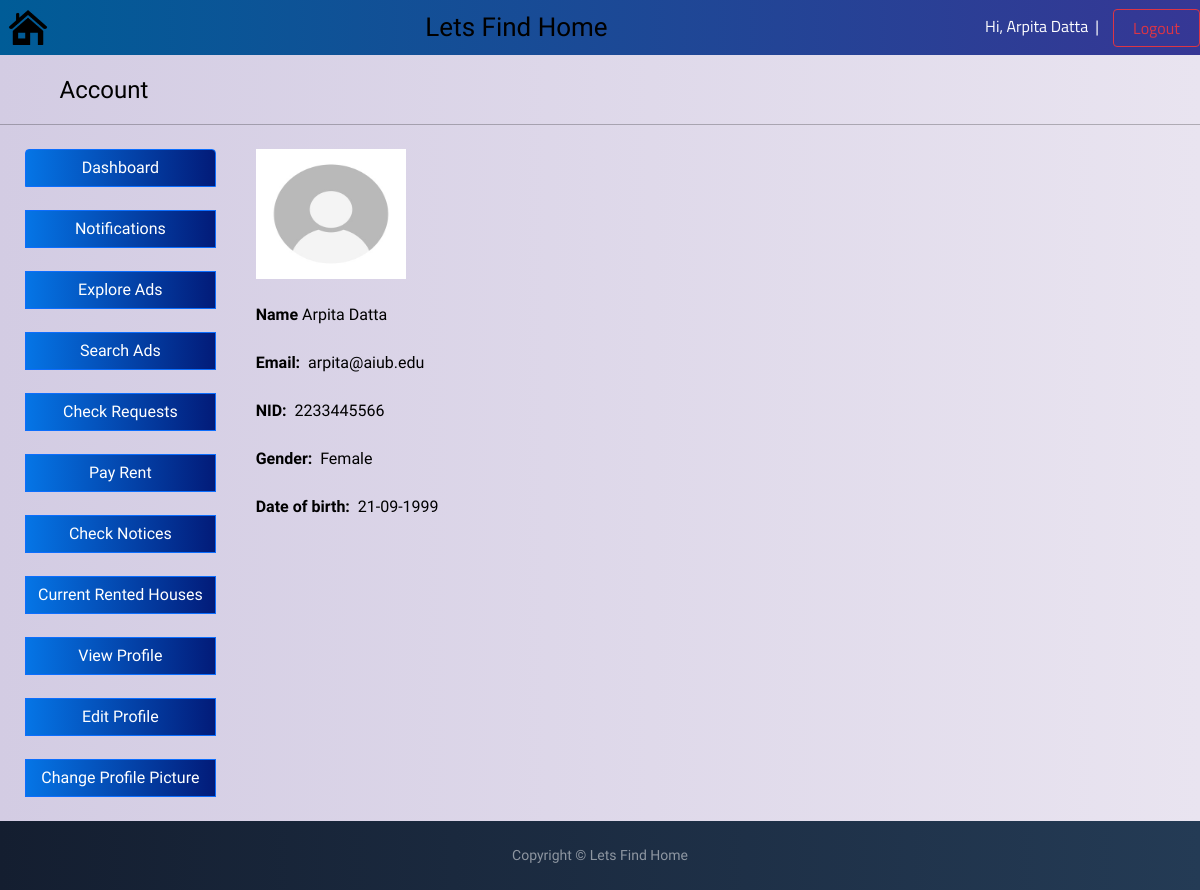
The app's page /Renter/view/viewprofile.php (signed in) with its own data.
### tables this page shows
CREATE TABLE `renters` (
  `name` varchar(40) NOT NULL,
  `email` varchar(40) NOT NULL,
  `nid` varchar(40) NOT NULL,
  `password` varchar(30) NOT NULL,
  `gender` varchar(10) NOT NULL,
  `dob` varchar(30) NOT NULL,
  `Image` varchar(100) NOT NULL
);

### Renter/model/Model.php (called while the page is built, shortened)
<?php
function getUserInfo($data)
{
    $conn = db_conn();
    $selectQuery = "SELECT * FROM `renters` where nid = ?";
    try {
        $stmt = $conn->prepare($selectQuery);
        $stmt->execute([$data["NID"]]);
    } catch (PDOException $e) {
        echo $e->getMessage();
    }
    $row = $stmt->fetch(PDO::FETCH_ASSOC);
    if (!empty($row)) {
        return $row;
    }
}

### Renter/controller/getuserData.php (called while the page is built, shortened)
<?php
include '../model/Model.php';
class getDataFromFile{
    function checkFromFiles($data){
        return getUserInfo($data);
    }
}
?>

### Renter/view/viewprofile.php (the view, shortened to what this page needs)
<?php
$name = $email =$un=$gender=$pass=$Cpass=$dob=$nid="";
if (isset($_SESSION["NID"])) {
    $data = array(
        'NID' => $_SESSION["NID"],
    );
    require_once '../controller/getuserData.php';
    $editprofile=new getDataFromFile($data);
    $renter=$editprofile->checkFromFiles($data);
    $dob=$renter['dob'];
}
?>
 <?php
 include '../header.php';
   ?>
<html>
<head>
    <link href="https://cdn.jsdelivr.net/npm/bootstrap@5.1.3/dist/css/bootstrap.min.css" rel="stylesheet">
    <link rel="stylesheet" href="../css/dashboard_styles.css">
</head>
<body class="bd">
    <br><br><br>
    <legend>&nbsp; &nbsp; &nbsp; &nbsp;&nbsp; &nbsp;Account<hr></legend>
       <div style="display: flex;">
        <div>
            <?php
         include "menu.php";
         ?>
        </div>
            <div style="display: inline-block; padding-left: 40px;">
            <form method="POST" action="<?php echo htmlspecialchars($_SERVER["PHP_SELF"]); ?>" enctype="multipart/form-data">
                        <?php
                        echo "<img src= ".$Image." height='130px' width='150px'><br>";
                        ?>
                         <br>
                        <label><b> Name</b></label>
                        <?php
                        echo $Name;
                        ?>
                    <br><br>
                 <label><b>Email:</b>&nbsp; </label>
                  <?php
                        echo $Email;
                        ?>
                    <br></br>
                    <label><b>NID:</b>&nbsp; </label>
                    <?php
                        echo $NID;
                        ?>
                    <br></br>
                        <label><b>Gender:</b>&nbsp;</label>
                        <?php
                       if($Gender=="Male")
                        {echo $Gender;
                        }
                       else if($Gender=="Female")
                        {echo $Gender;
                        }
                        ?>
                ?><br></br>
                <label><b>Date of birth:</b>&nbsp;</label>
                  <?php
                        if(empty($dob))
                            {echo $dob;
                    }
                    else{echo $dob;}
                        ?>
                <br>
                 </form>
           </div>
    </div>
                    <?php
                      include "footer.php";
                    ?>
</body>
</html>

### Renter/header.php (shortened to what this page needs)
<?php
$Name = $Email = $Gender = $Password = $Image = "";
if (isset($_SESSION["NID"])) {
    $NID = $_SESSION["NID"];
    $data = array(
        'NID' => $NID
    );
    require_once '../controller/getUserData.php';
    $renterdashboard = new getDataFromFile($data);
    $renter=$renterdashboard->checkFromFiles($data);
    $Name=$renter['name'];
    $Gender=$renter['gender'];
    $Email=$renter['email'];
    $Image=$renter['Image'];
}
?>
<!DOCTYPE html>
<html>
    <head>
    <link href="https://cdn.jsdelivr.net/npm/bootstrap@5.1.3/dist/css/bootstrap.min.css" rel="stylesheet">
</head>
    <body>
      <nav class="navbar fixed-top navbar-dark bg-primary" style="background: linear-gradient(to right, #005c97, #363795);">
          <div>&nbsp;&nbsp;<img class="rounded float-end" src="../images/logo2.png" width="40px" height="35px"></div>
          <div style="font-family: 'Faster One', cursive;font-size:26px;">Lets Find Home</div>
          <div style="font-family: 'Titillium Web', sans-serif; color:white"><?php echo "Hi, ". $Name;?>&nbsp;&nbsp;|&nbsp;&nbsp;&nbsp;
          <a href="logout.php" style="padding-right:5px" class="btn btn-outline-danger"><span>&nbsp;&nbsp;Logout&nbsp;&nbsp;&nbsp;&nbsp;</span></a></div>
      </nav>
    </body>
</html>

### Renter/css/dashboard_styles.css (style rules this page uses)
.bd { font-family: 'Aleo', serif; background: linear-gradient(to right, #d3cce3, #e9e4f0); background-size: cover; background-position: center; height: 100vh; color: #000; }
hr { color: blue; }

### Renter/css/footer_styles.css (style rules this page uses)
html, body { height: 100%; }
body { background: #007bff; background: linear-gradient(to right, #0062E6, #33AEFF); }

### records on screen
renters: name "Arpita Datta", Image (placeholder picture), email "arpita@aiub.edu", gender "Female", dob "21-09-1999"

### other values on screen
$NID "2233445566"
